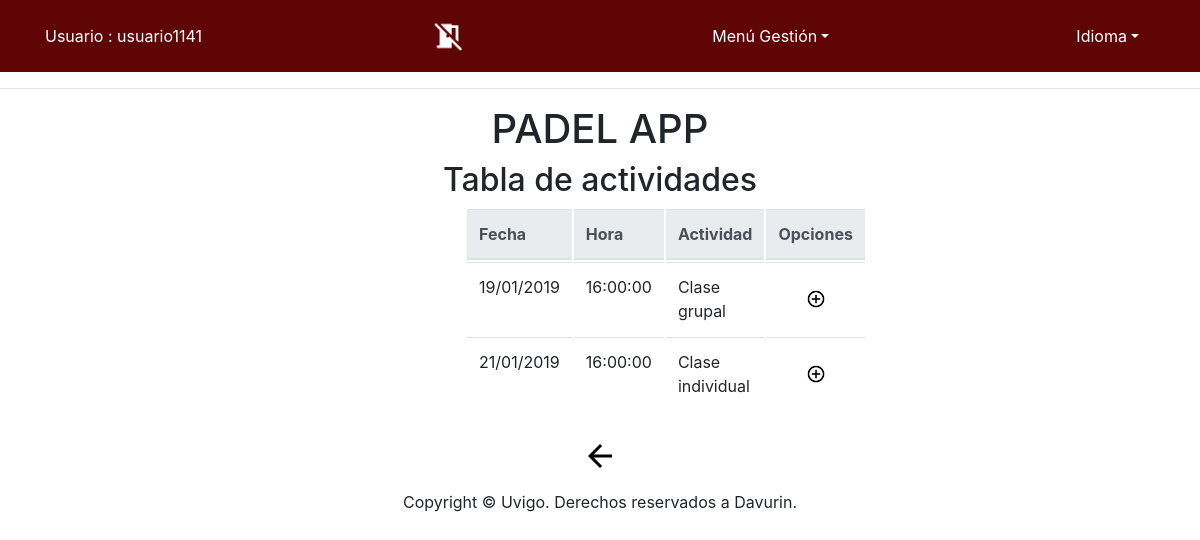
Page /app/Controllers/ACT_CONTROLLER.php (signed in) on the earlier database version.
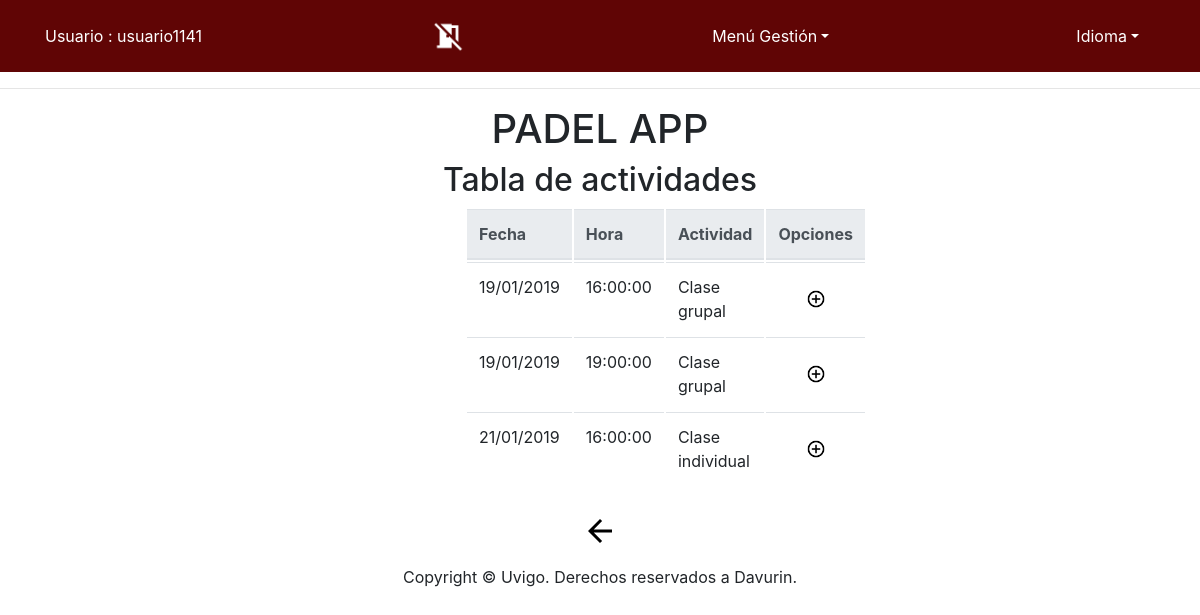
Same page on the later database version.
### tables this page shows
CREATE TABLE IF NOT EXISTS `EscuelaDeportiva` (
  `Fecha` DATE NOT NULL,
  `Hora` TIME NOT NULL,
  `Actividad` VARCHAR(45) NOT NULL,
  PRIMARY KEY (`Fecha`, `Hora`, `Actividad`));

### app/Controllers/ACT_CONTROLLER.php (called while the page is built, shortened)
<?php
include '../Functions/Authentication.php';
include '../Functions/Comprobar_Disponibilidad.php';
include '../Models/ACT_MODEL.php';
include '../Views/ACTIVIDADES/ACT_SHOWALL_View.php';
switch ( $_REQUEST[ 'action' ] ) {
	default:
		if($_SESSION['tipo'] == 'Admin' ||$_SESSION['tipo'] == 'Deportista'){
				if ( !$_POST ) {
					$ACT = new ACT_MODEL( '', '', '');
				} else {
					$ACT = get_data_form();
				}
				if($_SESSION['tipo'] == 'Admin'){
					$datos = $ACT->SEARCH();
				}else{
					$datos = $ACT->SEARCH();
				}
				$lista = array('Fecha','Hora', 'Actividad');
				new ACT_SHOWALL( $lista, $datos);
		}else{
			new MESSAGE( 'El usuario no tiene los permisos necesarios', '../Controllers/USUARIO_CONTROLLER.php' );
		}
}
?>

### app/Functions/Authentication.php (called while the page is built)
<?php
function IsAuthenticated(){
	if (!isset($_SESSION['login']) && !isset($_SESSION['tipo'])){
		return false;
	}
	else{
		return true;
	}
}
?>

### app/Models/ACT_MODEL.php (called while the page is built, shortened)
<?php
class ACT_MODEL{
	var	$fecha;
	var	$hora;
	var $actividad;
	var $mysqli;
	function __construct($fecha,$hora,$actividad) {
		$this->fecha = $fecha;
        $this->hora=$hora;
		$this->actividad=$actividad;
		include_once '../Functions/BdAdmin.php';
		$this->mysqli = ConectarBD();
	}
	function SEARCH() {
		$sql = "select
					Hora,
					Fecha,
					Actividad
       			from EscuelaDeportiva
    			where
    				(
                    (BINARY Fecha LIKE '%$this->fecha%') &&
    				(BINARY Hora LIKE '%$this->hora%') &&
					(BINARY Actividad LIKE '%$this->actividad%')
    				)";
		if ( !( $resultado = $this->mysqli->query( $sql ) ) ) {
			return 'Error en la consulta sobre la base de datos';
		} else {
			return $resultado;
		}
	}
}
?>

### app/Functions/BdAdmin.php (called while the page is built, shortened)
<?php
function ConectarBD()
{
	    $mysqli = new mysqli("localhost", "user", "pass", "abpbase");
		return $mysqli;
}
?>

### app/Views/ACTIVIDADES/ACT_SHOWALL_View.php (the view, shortened to what this page needs)
<?php
class ACT_SHOWALL {
	function __construct( $lista, $datos) {
		$this->lista = $lista;
		$this->datos = $datos;
		$this->render($this->lista,$this->datos);
	}
	function render($lista,$datos){
		$this->datos = $datos;
	include '../Views/Header.php';
?>
		<div class="seccion" align="center">
			<h2>
				<?php echo $strings['Tabla de actividades'];?>
			</h2>
			<div class="col-md-3">
			<table class="table">
				<thead class="thead-light">
				<tr>
<?php
					foreach ( $lista as $atributo ) {
?>
						<th>
							<?php echo $strings[$atributo]?>
						</th>
<?php
					}
?>
					<th>
						<?php echo $strings['Opciones']?>
					</th>
				</tr>
<?php
				while ( $fila = mysqli_fetch_array( $this->datos ) ) {
?>
				<tr>
<?php
					foreach ( $lista as $atributo ) {
?>
					<td>
<?php
 				if($atributo == 'Fecha'){
					echo date( "d/m/Y", strtotime( $fila[ $atributo ] ) );
				}else{
							echo $fila[ $atributo ];
				}
?>
					</td>
<?php
					}
					if($_SESSION['tipo'] == 'Admin'){
?>
					<td align="center">
						<form action="../Controllers/ACT_CONTROLLER.php" method="get" style="display:inline" >
							<input type="hidden" name="Fecha" value="<?php echo $fila['Fecha']; ?>">
							<input type="hidden" name="Hora" value="<?php echo $fila['Hora']; ?>">
							<input type="hidden" name="Actividad" value="<?php echo $fila['Actividad']; ?>">
								<button id ="buttonBien" type="submit" name="action" value="DELETE" ><img src="../Views/icon/delete_big.png" alt="<?php echo $strings['Eliminar']?>" width="20" height="20" /></button>
								<button id ="buttonBien" type="submit" name="action" value="SHOWCURRENT" ><img src="../Views/icon/verdetalles_2.jpg" alt="<?php echo $strings['Ver en detalle']?>" width="20" height="20"/></button>
						</form>
<?php
					}else{
?>
						<td align="center">
						<form action="../Controllers/INSACT_CONTROLLER.php" method="get" style="display:inline" >
								<button id ="buttonBien" type="submit" name="action" value="INSCRIPCION" ><img src="../Views/icon/add_big.png" alt="<?php echo $strings['Añadir']?>" width="20" height="20"/></button>
						</form>
<?php
				}
?>
				</tr>
<?php
					   }
?>
				</thead>
			</table>
			</div>
			<form action='../Controllers/DEFAULT_CONTROLLER.php' method="post">
				<button id ="buttonBien" type="submit"><img src="../Views/icon/back_big2.png" alt="<?php echo $strings['Atras']?>" /></button>
			</form>
		</div>
<?php
		include '../Views/Footer.php';
		}
	}
?>

### app/Views/Header.php (shortened to what this page needs)
<?php
	include_once '../Functions/Authentication.php';
?>
<!doctype html>
<html lang="es">
  <head>
	<link rel="stylesheet" type="text/css" media="screen" href="../Views/css/bootstrap-4.0.0.css" hreflang="es">
	<link rel="stylesheet" type="text/css" media="screen" href="../Views/js/tcal/tcal.css" hreflang="es">
	  <link rel="stylesheet" type="text/css" href="https://cdn.datatables.net/1.10.19/css/jquery.dataTables.css">
	  <link rel="stylesheet" type="text/css" href="https://cdn.datatables.net/1.10.19/css/jquery.dataTables.min.css">
		<link rel="stylesheet" href="http://code.jquery.com/ui/1.11.4/themes/smoothness/jquery-ui.css">
  </head>
  <body>
	  <header>
    <nav class="navbar navbar-expand-lg navbar-dark bg-dark">
      <div class="container">
		<?php	if (IsAuthenticated()){  ?>
		<p style="color: white"><?php 	echo $strings['Usuario'] . ' : ' . $_SESSION['login'] . '<br>'; ?></p>
              <a class="nav-link disabled" href="../Functions/Desconectar.php" alt="<?php echo $strings['Desconectarse']?>"/>
              <img src="../Views/icon/desconectarse_big.png" width="32" height="32" alt="<?php echo $strings['Desconectarse']?>" style="float:right;">
<?php
	}
?>
	<?php if (isset($_SESSION['login']) & isset($_SESSION['tipo'])) {
 ?>
		<li class="nav-item dropdown" style="display: block">
			<a class="nav-link dropdown-toggle" style="color: white" href="<?php echo $strings['menuGestion']; ?>" id="navbarDropdown" role="button" data-toggle="dropdown" aria-haspopup="true" aria-expanded="false"><?php echo $strings['menuGestion']; ?></a>
				<?php if (isset($_SESSION['login']) & isset($_SESSION['tipo'])) {
					 ?>
					<?php if($_SESSION['tipo'] == 'Deportista'){ ?>
							<div class="dropdown-divider"></div>
								<button id ="buttonBien" type="submit"  name="gesCalendario" ><a class="dropdown-item" href="../Controllers/CALENDARIO_CONTROLLER.php"/><?php echo $strings['Gestión de calendario'] ?></a></button>
              	<?php } } }?>
            </li>
            <li class="nav-item dropdown" style="display: block">
			<form name='idiomform' action="../Functions/CambioIdioma.php" method="post">
              <a class="nav-link dropdown-toggle" style="color: white" href="<?php echo $strings['idioma']; ?>" id="navbarDropdown" role="button" data-toggle="dropdown" aria-haspopup="true" aria-expanded="false"><?php echo $strings['idioma']; ?></a>
			</form>
            </li>
        </div>
</nav>
	  <hr>
	  	<div align="center" class="titulo"><h1>PADEL APP</h1></div>
	</header>

### app/Views/Footer.php (shortened to what this page needs)
	<footer class="text-center" align="fixed" >
      <div class="container">
        <div class="row">
          <div class="col-12">
            <p>Copyright © Uvigo. Derechos reservados a Davurin.</p>
          </div>
        </div>
      </div>
	</footer>
  </body>
</html>

Differences in the rows shown:
added escueladeportiva: Fecha "19/01/2019", Hora "19:00:00", Actividad "Clase grupal"
